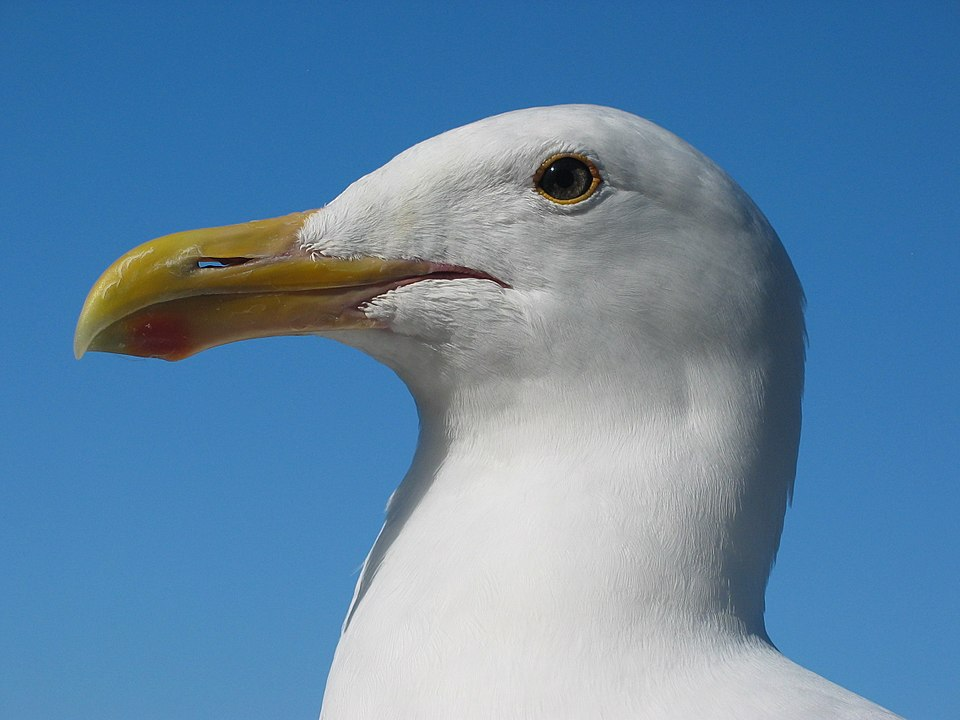
#> input picture src/images/seagull.jpg, 960 x 720 px
$ python todo04_motion_trail.py
#> lines starting #> are read from the running program, lines starting #| are printed output that depends on the picture
"""Day06 과제 #3 — CuPy를 활용한 이미지 잔상(Motion Trail) 효과 CPU vs. GPU

출처: 03_DL-and-GPU.ipynb (G. GPU 병렬 연산 (CuPy), 4) 이미지 잔상 효과 구현)
    셀 [299]  글로벌 변수
    셀 [301]  이미지 불러오기 (흑백, 1280x720, 0~1 실수)
    셀 [303]  TODO: NumPy 잔상 효과 함수 (픽셀 단위 반복)
    셀 [305]  TODO: CuPy 잔상 효과 함수 (이동 거리만 반복, 이미지 전체는 GPU 병렬)
    셀 [307]  가중치 설정
    셀 [309]  NumPy CPU 처리
    셀 [311]  TODO: NumPy 배열을 CuPy 배열로 변환
    셀 [313]  GPU 워밍업
    셀 [315]  CuPy GPU 처리
    셀 [317]  TODO: output_cp를 CPU 메모리로 복사
    셀 [319]~[324]  결과 비교, 출력, 이미지 저장

결과 그림은 화면에 띄우지 않고 results/04_*.png로 저장한다.
"""

import time
from pathlib import Path

import cupy as cp
import cv2
import matplotlib.pyplot as plt
import numpy as np

plt.switch_backend("Agg")  # 창을 띄우지 않고 파일로만 저장

REPO_ROOT = Path(__file__).resolve().parent.parent
RESULTS_DIR = Path(__file__).resolve().parent / "results"

# 셀 [299]
IMAGE_PATH = REPO_ROOT / "src" / "images" / "seagull.jpg"

TARGET_WIDTH = 1280
TARGET_HEIGHT = 720

TRAIL_LENGTH = 32


# 셀 [303]
# TODO: NumPy를 사용하여 잔상 효과 함수 정의
def motion_trail_np(image, weights):
    """
    NumPy를 이용해 이미지 잔상 효과를 생성한다.

    출력 픽셀을 Python 반복문으로 하나씩 계산한다.
    """

    # TODO: 필요한 변수 정의 및 출력 배열 생성
    height, width = image.shape
    output = np.zeros((height, width), dtype=np.float32)

    for output_y in range(height):
        for output_x in range(width):
            pixel_sum = 0.0

            for shift in range(TRAIL_LENGTH):
                # TODO: x값 shift
                input_x = output_x - shift
                if input_x < 0:  # 이미지 왼쪽 밖이면 더할 픽셀이 없음 (0으로 채운 것과 같음)
                    break

                # TODO: shift한 픽셀을 누적
                pixel_sum += image[output_y, input_x] * weights[shift]

            # TODO: 출력 배열에 누적 픽셀 저장
            output[output_y, output_x] = pixel_sum

    return output


# 셀 [305]
# TODO: CuPy를 사용하여 잔상 효과 함수 정의
def motion_trail_cp(image, weights):
    """
    CuPy를 이용해 이미지 잔상 효과를 생성한다.

    이동 거리는 Python에서 순차적으로 반복하지만,
    각 이동 거리의 이미지 전체 계산은 GPU에서 병렬 처리한다.
    """

    # TODO: 필요한 변수 정의 및 출력 배열 생성
    height, width = image.shape
    output = cp.zeros((height, width), dtype=cp.float32)

    # motion_trail_np()의 output_y, output_x 반복문 두 개가 slicing으로 바뀌고, shift 반복만 남는다
    for shift in range(TRAIL_LENGTH):
        # TODO: 배열 slicing
        # CPU의 input_x = output_x - shift를 모든 픽셀에 한 번에 적용한 것
        input_region = image[:, :width - shift]  # 오른쪽 끝 shift칸을 뺀 원본
        output_region = output[:, shift:]        # 왼쪽 shift칸을 뺀 출력 (CPU의 input_x < 0 인 칸은 제외됨)

        # TODO: GPU가 병렬 연산할 output_region 계산 코드
        # CPU의 pixel_sum += image[output_y, input_x] * weights[shift]와 같은 식
        output_region += input_region * weights[shift]  # output_region은 output의 view라서 output에 바로 누적됨

    return output


def main():
    # 셀 [301]
    img_gray = cv2.imread(str(IMAGE_PATH), cv2.IMREAD_GRAYSCALE)
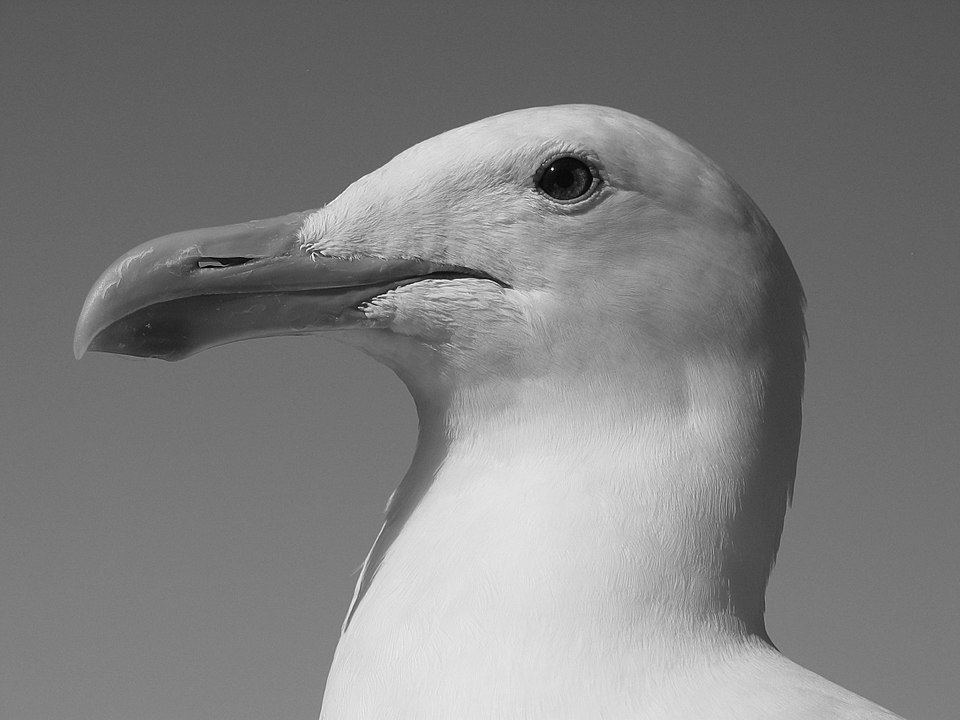
#> img_gray: shape (720, 960); min 0, max 255, mean 127

    if img_gray is None:
        raise FileNotFoundError(f"이미지를 읽을 수 없습니다: {IMAGE_PATH}")

    img_gray = cv2.resize(
        img_gray,
        (TARGET_WIDTH, TARGET_HEIGHT),
        interpolation=cv2.INTER_AREA
    )
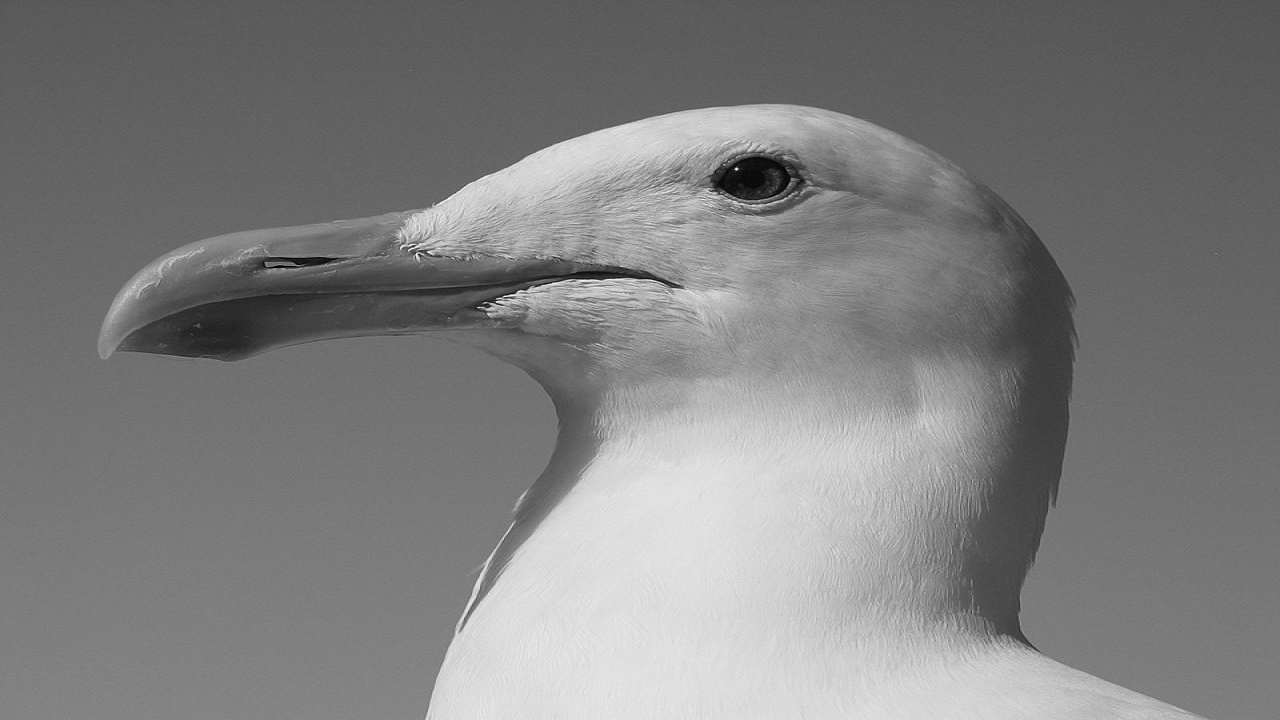
#> img_gray: shape (720, 1280); min 0, max 255, mean 127

    input_np = img_gray.astype(np.float32) / 255.0

    # 셀 [307]
    # 이동 거리가 멀어질수록 가중치를 작게 설정
    weights_np = np.linspace(
        1.0,
        0.05,
        TRAIL_LENGTH,
        dtype=np.float32
    )

    # 전체 가중치의 합을 1로 정규화
    weights_np /= np.sum(weights_np)

    # 셀 [309]
    cpu_start = time.perf_counter()

    output_np = motion_trail_np(
        image=input_np,
        weights=weights_np
    )
#> after the loop in motion_trail_np, `for output_y in range(height):`:
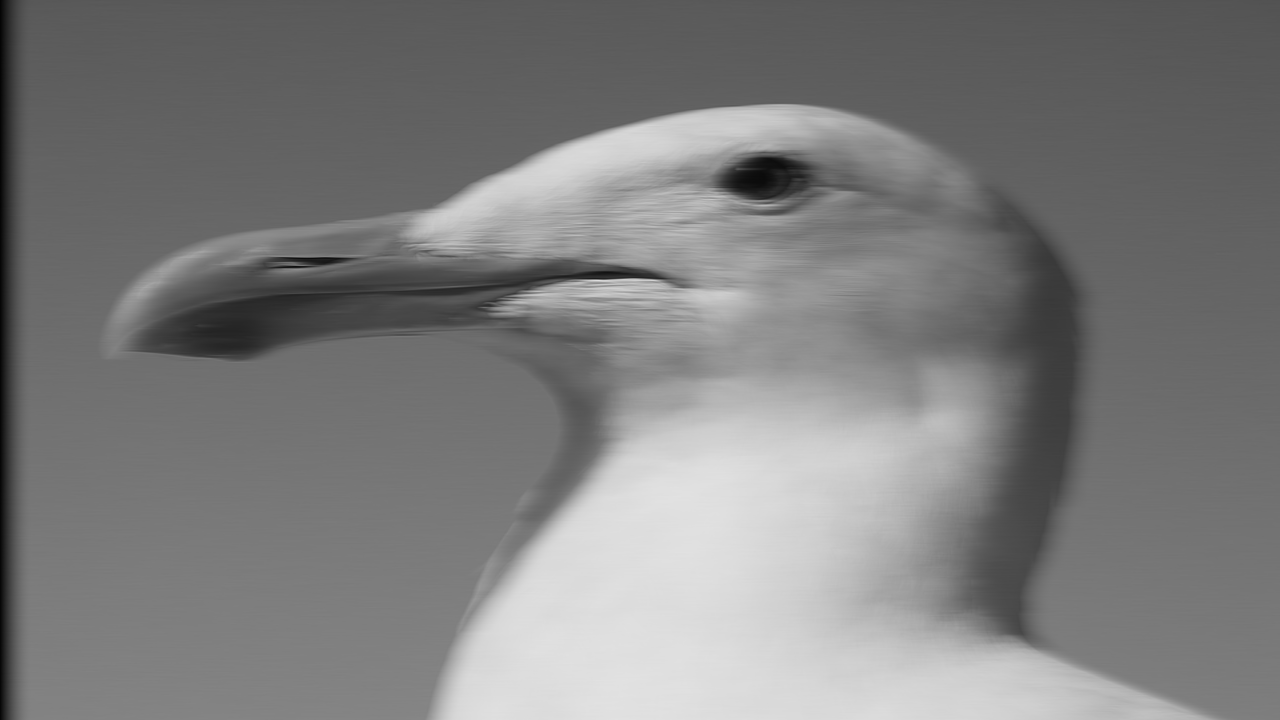
#> output: shape (720, 1280) float32; min 0.0198, max 0.887, mean 0.495

    cpu_end = time.perf_counter()

    cpu_time = cpu_end - cpu_start

    # 셀 [311]
    # TODO: NumPy 배열을 CuPy 배열로 변환

    upload_start = time.perf_counter()

    input_cp = cp.asarray(input_np)
    weights_cp = cp.asarray(weights_np)

    cp.cuda.Stream.null.synchronize()

    upload_end = time.perf_counter()

    upload_time = upload_end - upload_start

    # 셀 [313] GPU 워밍업
    # 노트북은 weights_np[:4](4개)를 넘기지만, motion_trail_cp는 TRAIL_LENGTH(32)번 반복하며
    # weights[shift]를 읽으므로 shift=4에서 범위를 벗어난다. 그래서 가중치 전체를 넘긴다.
    warmup_image = cp.zeros((64, 64), dtype=cp.float32)
    warmup_weights = cp.asarray(weights_np)

    _ = motion_trail_cp(
        image=warmup_image,
        weights=warmup_weights
    )

    cp.cuda.Stream.null.synchronize()

    # 셀 [315]
    cp.cuda.Stream.null.synchronize()

    gpu_start = time.perf_counter()

    output_cp = motion_trail_cp(
        image=input_cp,
        weights=weights_cp
    )

    cp.cuda.Stream.null.synchronize()

    gpu_end = time.perf_counter()

    gpu_time = gpu_end - gpu_start

    # 셀 [317]
    # TODO: output_cp를 CPU 메모리로 복사

    download_start = time.perf_counter()

    output_cp_np = cp.asnumpy(output_cp)

    download_end = time.perf_counter()

    download_time = download_end - download_start

    # 셀 [319]
    compute_speedup = cpu_time / gpu_time

    gpu_total_time = upload_time + gpu_time + download_time
    total_speedup = cpu_time / gpu_total_time

    # 셀 [321]
    print("========== NumPy CPU ==========")
    print(f"Processing time: {cpu_time:.4f} seconds")
    print()

    print("========== CuPy GPU ==========")
    print(f"CPU to GPU: {upload_time:.4f} seconds")
    print(f"GPU processing: {gpu_time:.4f} seconds")
    print(f"GPU to CPU: {download_time:.4f} seconds")
    print(f"Total GPU time: {gpu_total_time:.4f} seconds")
    print()

    print("========== Comparison ==========")
    print(f"Compute-only speedup: {compute_speedup:.2f}x")
    print(f"Including transfers: {total_speedup:.2f}x")

    # CPU와 GPU 결과가 같은 값인지 확인 (float32 덧셈 순서 차이만큼의 오차는 허용)
    max_difference = np.max(np.abs(output_np - output_cp_np))
    print(f"Max |CPU - GPU|: {max_difference:.2e}")

    # 셀 [323], [324]
    RESULTS_DIR.mkdir(exist_ok=True)

    plt.figure(figsize=(18, 12))

    plt.subplot(1, 3, 1), plt.imshow(input_np, cmap="gray"), plt.title("Original Image")
    plt.subplot(1, 3, 2), plt.imshow(output_np, cmap="gray"), plt.title("Motion Trail (CPU)")
    plt.subplot(1, 3, 3), plt.imshow(output_cp_np, cmap="gray"), plt.title("Motion Trail (GPU)")

    for ax in plt.gcf().axes:
        ax.axis("off")

    plt.savefig(RESULTS_DIR / "04_motion_trail_comparison.png", bbox_inches="tight")

    plt.figure(figsize=(12, 8))
    plt.imshow(output_cp_np, cmap="gray")
    plt.axis("off")
    plt.savefig(RESULTS_DIR / "04_motion_trail_gpu.png", bbox_inches="tight")

    print("Saved:", RESULTS_DIR / "04_motion_trail_comparison.png")
    print("Saved:", RESULTS_DIR / "04_motion_trail_gpu.png")


if __name__ == "__main__":
    main()
#> (the call stopped at in main, `input_cp = cp.asarray(input_np)`: cupy is not available in this run)

$ run again, with src/images/basketball.jpg copied over src/images/seagull.jpg
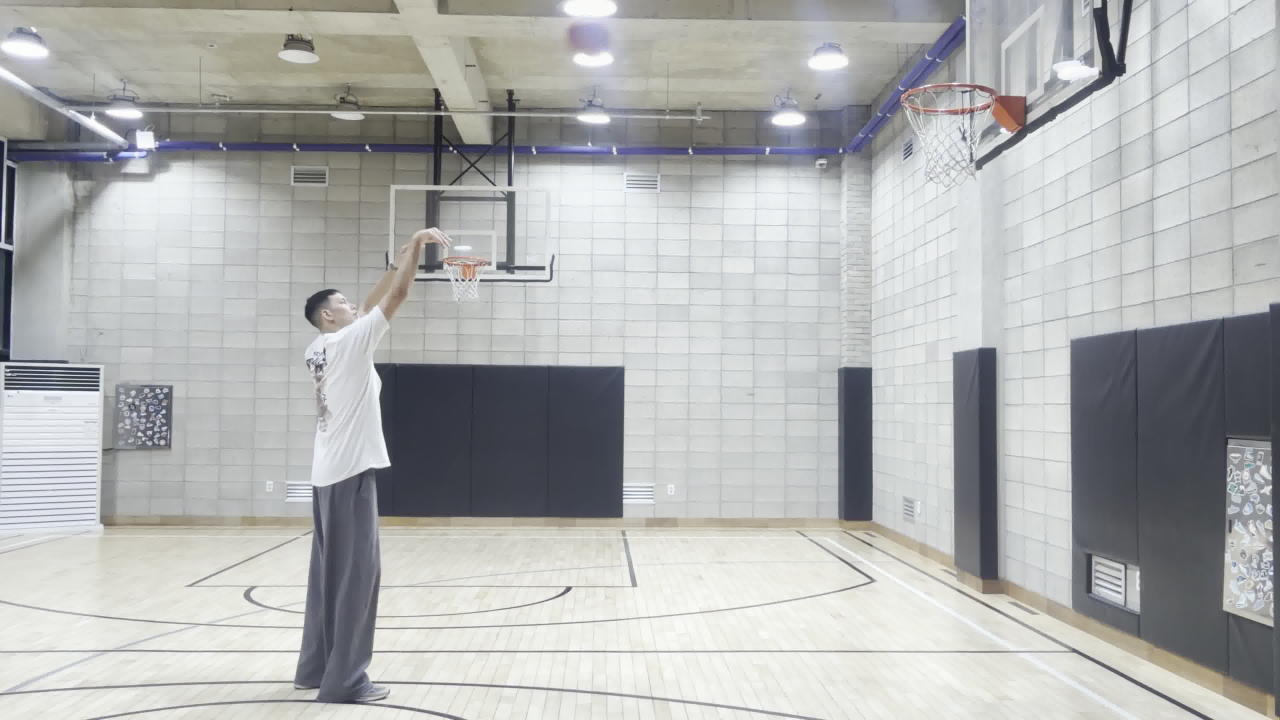
#> input picture src/images/basketball.jpg, 3840 x 2160 px (shown at 1/3 size)
#> in main, `img_gray = cv2.resize( img_gray, (TARGET_WIDTH, TARGET_HEIGHT), interp..`:
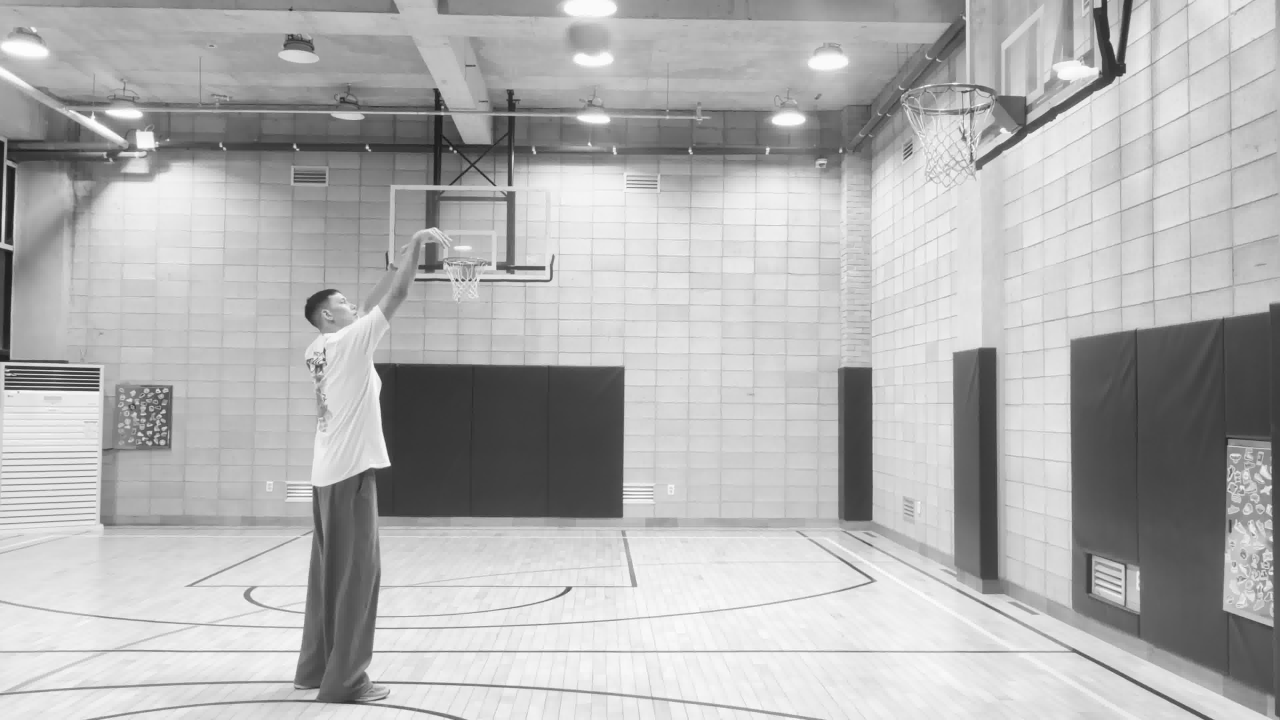
#> img_gray: shape (720, 1280); min 22, max 255, mean 178.1
#> after the loop in motion_trail_np, `for output_y in range(height):`:
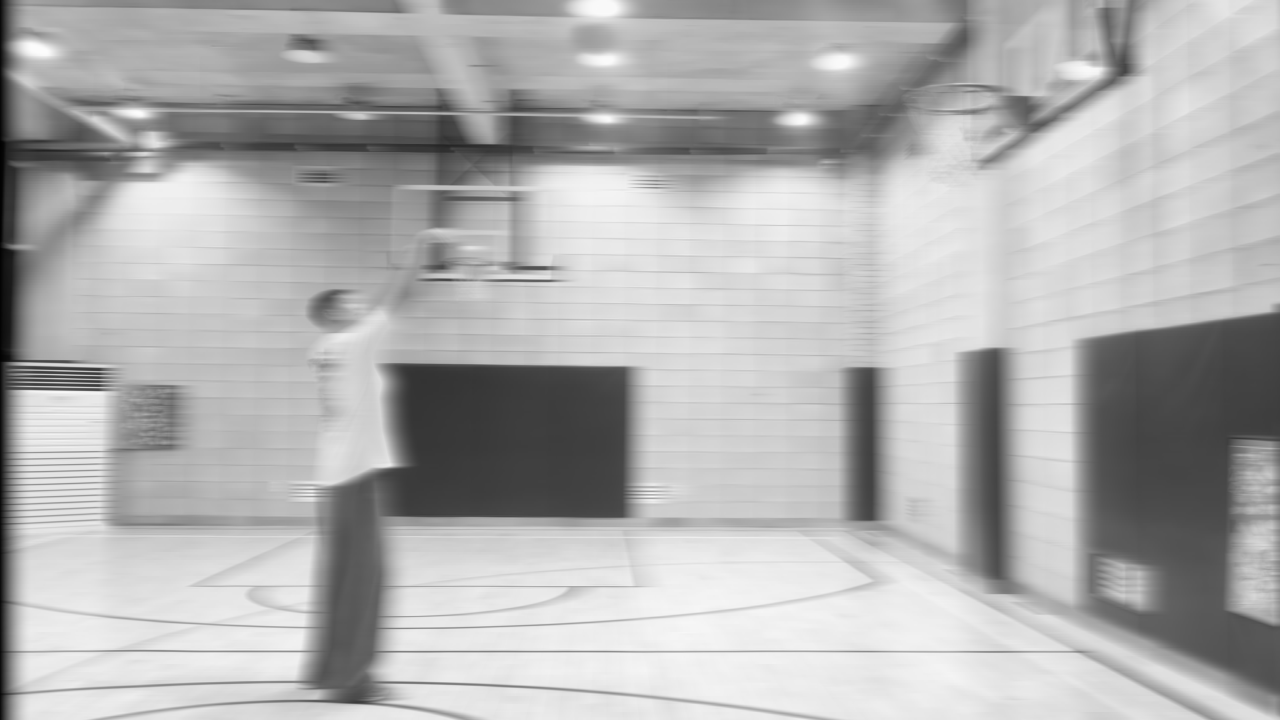
#> output: shape (720, 1280) float32; min 0.007, max 0.992, mean 0.694
